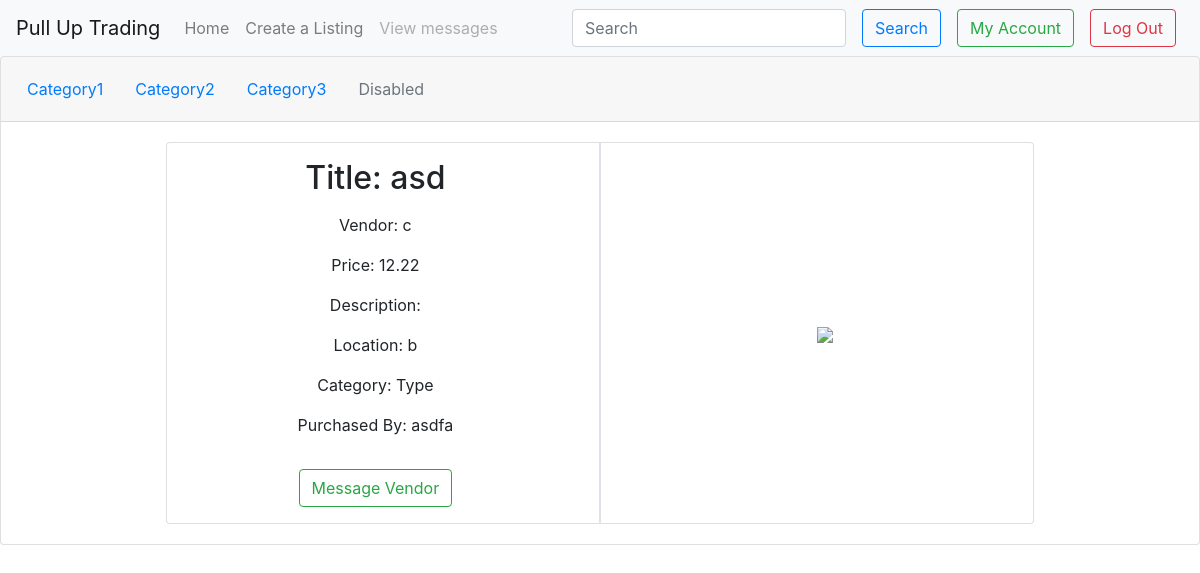
The page /listings/U0L3 (signed in) on the database its author committed.
### tables this page shows
CREATE TABLE listings(id integer, userID integer, itemName text, itemCategory text,itemDescription text, price decimal, picture text, purchasedBy integer);

CREATE TABLE users(id integer, username text, password text, location text, contactInfo text);

### __init__.py (the view)
@app.route('/listings/<listingID>')
def viewListing(listingID):
    arr = listingID[1:].split('L')
    return render_template("viewListing.html", listing = getListing(int(arr[0]), int(arr[1])))

### data/dbfunc.py (called while the page is built)
def getUserInfo(user):
    db = sqlite3.connect(DB_FILE)
    c = db.cursor()
    if isinstance(user, str):
        arr = c.execute('SELECT * FROM users WHERE username=\"{}\";'.format(user)).fetchall()
    else:
        arr = c.execute('SELECT * FROM users WHERE id={};'.format(user)).fetchall()
    return arr[0]

def getListing(userID, listingID):
    db = sqlite3.connect(DB_FILE)
    c = db.cursor()
    arr=c.execute('SELECT * FROM listings WHERE userID={} AND id={};'.format(userID, listingID)).fetchall()[0]
    entry = {}
    entry['title'] = arr[2]
    entry['vendor'] = getUserInfo(arr[1])[1]
    entry['imagesrc'] = 'static/images/' + arr[6]
    entry['location'] = getUserInfo(arr[1])[4]
    entry['price'] = arr[5]
    entry['type'] = arr[3]
    if arr[7] != -1:
        entry['purchasedBy'] = getUserInfo(arr[7])[1]
    print(entry)
    return entry

### templates/viewListing.html
{% extends "base.html" %}
{% block body %}
    <div class="row">
        <div class="col">
            <div class="list">
                <div class="list-item my-3">
                    <h2> Title: {{ listing['title'] }}</h2>
                </div>
                <div class="list-item my-3">
                    <p> Vendor: {{ listing['vendor'] }} </p>
                </div>
                <div class="list-item my-3">
                    <p> Price: {{ listing['price'] }} </p>
                </div>
                <div class="list-item my-3">
                    <p> Description: {{ listing['description'] }} </p>
                </div>
                <div class="list-item my-3">
                    <p> Location: {{ listing['location'] }} </p>
                </div>
                <div class="list-item my-3">
                    <p> Category: {{ listing['type'] }} </p>
                </div>
                {% if 'purchasedBy' in listing %}
                    <div class="list-item my-3">
                        <p> Purchased By: {{ listing['purchasedBy'] }} </p>
                     </div>
                {% endif %}
            </div>
            {% if 'username' in session %}
                {% if listing['vendor'] != session['username'] %}
                    <button class="btn btn-outline-success my-3"> Message Vendor</button>
                {% endif %}
            {% endif %}
        </div>
        <div class="border"></div>
        <div class="col my-auto mx-auto">
            <image src="{{ listing['imagesrc'] }}"></image>
        </div>
    </div
{% endblock %}

### rows shown on the page
listings: title "asd", price "12.22", type "Type"
users: purchasedBy "asdfa"

### other values the page prints
{{ listing['vendor'] }} "c"
{{ listing['location'] }} "b"
